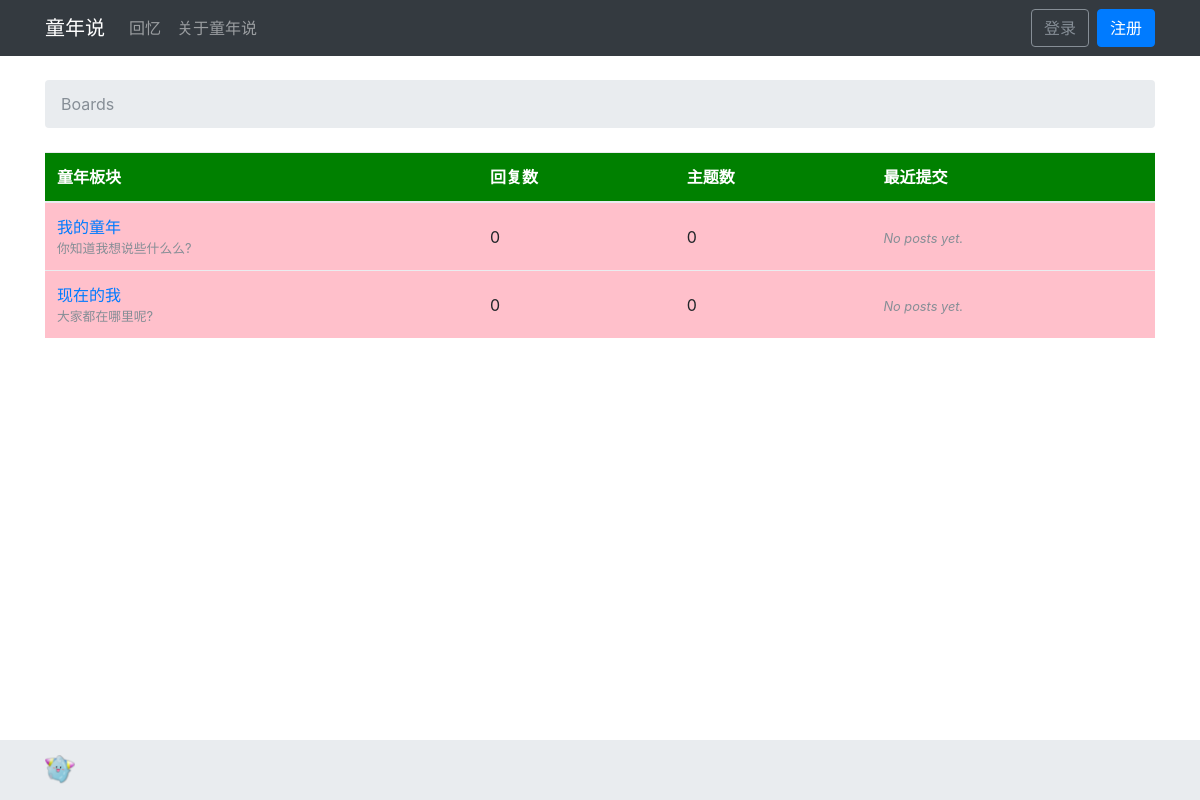
The page / on the database its author committed.
### boards/models.py (models this page shows, shortened)
class Board(models.Model):
    name = models.CharField(max_length=30, unique=True)
    description = models.CharField(max_length=100)
    def get_posts_count(self):
        return Post.objects.filter(topic__board=self).count()
    def get_last_post(self):
        return Post.objects.filter(topic__board=self).order_by('-created_at').first()

### boards/views.py (the view)
# urls.py: url(r'^$', views.BoardListView.as_view(), name='home'),
class BoardListView(ListView):
    model = Board
    context_object_name = 'boards'
    template_name = 'home.html'

### templates/home.html
{% extends 'base.html' %}
{% load humanize %}
{% block breadcrumb %}
  <li class="breadcrumb-item active">Boards</li>
{% endblock %}
{% block content %}
  <table class="table">
    <thead class="thead-inverse">
			<tr>
        <th style="background-color:green">童年板块</th>
        <th style="background-color:green">回复数</th>
        <th style="background-color:green">主题数</th>
        <th style="background-color:green">最近提交</th>
      </tr>
    </thead>
    <tbody>
      {% for board in boards %}
        <tr>
          <td bgcolor="pink">
            <a href="{% url 'board_topics' board.pk %}">{{ board.name }}</a>
            <small class="text-muted d-block">{{ board.description }}</small>
          </td>
          <td bgcolor="pink" class="align-middle">
            {{ board.get_posts_count }}
          </td>
          <td bgcolor="pink" class="align-middle">
            {{ board.topics.count }}
          </td>
          <td bgcolor="pink" class="align-middle">
            {% with post=board.get_last_post %}
              {% if post %}
                <small>
                  <a href="{% url 'topic_posts' board.pk post.topic.pk %}">
                    By {{ post.created_by.username }} {{ post.created_at|naturaltime }}
                  </a>
                </small>
              {% else %}
                <small class="text-muted">
                  <em>No posts yet.</em>
                </small>
              {% endif %}
            {% endwith %}
          </td>
        </tr>
      {% endfor %}
    </tbody>
  </table>
{% endblock %}

### myproject/static/css/app.css (style rules this page uses)
html, body { height: 100%; }

### rows shown on the page
Board: name "我的童年", description "你知道我想说些什么么?", get_posts_count "0", topics.count "0"
Board: name "现在的我", description "大家都在哪里呢?", get_posts_count "0", topics.count "0"
